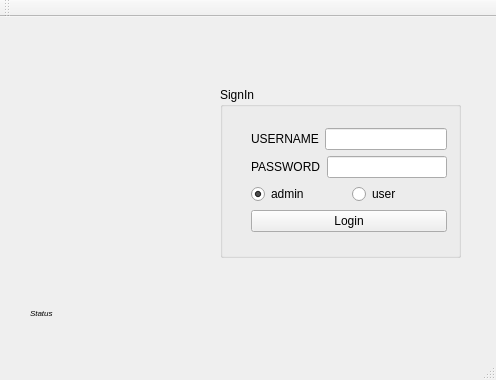
<?xml version="1.0" encoding="UTF-8"?>
<ui version="4.0">
 <class>MainWindow</class>
 <widget class="QMainWindow" name="MainWindow">
  <property name="geometry">
   <rect>
    <x>0</x>
    <y>0</y>
    <width>496</width>
    <height>380</height>
   </rect>
  </property>
  <property name="windowTitle">
   <string>MainWindow</string>
  </property>
  <widget class="QWidget" name="centralWidget">
   <widget class="QGroupBox" name="groupBox">
    <property name="geometry">
     <rect>
      <x>220</x>
      <y>70</y>
      <width>241</width>
      <height>171</height>
     </rect>
    </property>
    <property name="title">
     <string>SignIn</string>
    </property>
    <widget class="QWidget" name="layoutWidget">
     <property name="geometry">
      <rect>
       <x>20</x>
       <y>30</y>
       <width>218</width>
       <height>128</height>
      </rect>
     </property>
     <layout class="QVBoxLayout" name="verticalLayout_3">
      <item>
       <layout class="QVBoxLayout" name="verticalLayout">
        <item>
         <layout class="QHBoxLayout" name="horizontalLayout">
          <item>
           <widget class="QLabel" name="label">
            <property name="text">
             <string>USERNAME</string>
            </property>
           </widget>
          </item>
          <item>
           <widget class="QLineEdit" name="lineEdit_username"/>
          </item>
         </layout>
        </item>
        <item>
         <layout class="QHBoxLayout" name="horizontalLayout_2">
          <item>
           <widget class="QLabel" name="label_2">
            <property name="text">
             <string>PASSWORD</string>
            </property>
           </widget>
          </item>
          <item>
           <widget class="QLineEdit" name="lineEdit_password">
            <property name="echoMode">
             <enum>QLineEdit::Password</enum>
            </property>
           </widget>
          </item>
         </layout>
        </item>
       </layout>
      </item>
      <item>
       <layout class="QVBoxLayout" name="verticalLayout_2">
        <item>
         <layout class="QHBoxLayout" name="horizontalLayout_3">
          <item>
           <widget class="QRadioButton" name="radioButton_admin">
            <property name="text">
             <string>admin</string>
            </property>
            <property name="checked">
             <bool>true</bool>
            </property>
           </widget>
          </item>
          <item>
           <widget class="QRadioButton" name="radioButton_user">
            <property name="text">
             <string>user</string>
            </property>
           </widget>
          </item>
         </layout>
        </item>
        <item>
         <widget class="QPushButton" name="login">
          <property name="text">
           <string>Login</string>
          </property>
         </widget>
        </item>
       </layout>
      </item>
     </layout>
    </widget>
   </widget>
   <widget class="QLabel" name="label_pic">
    <property name="geometry">
     <rect>
      <x>50</x>
      <y>70</y>
      <width>141</width>
      <height>171</height>
     </rect>
    </property>
    <property name="text">
     <string/>
    </property>
   </widget>
   <widget class="QLabel" name="status">
    <property name="geometry">
     <rect>
      <x>30</x>
      <y>286</y>
      <width>231</width>
      <height>20</height>
     </rect>
    </property>
    <property name="font">
     <font>
      <family>MS Sans Serif</family>
      <pointsize>6</pointsize>
      <italic>true</italic>
     </font>
    </property>
    <property name="text">
     <string>Status</string>
    </property>
   </widget>
  </widget>
  <widget class="QMenuBar" name="menuBar">
   <property name="geometry">
    <rect>
     <x>0</x>
     <y>0</y>
     <width>496</width>
     <height>22</height>
    </rect>
   </property>
  </widget>
  <widget class="QToolBar" name="mainToolBar">
   <attribute name="toolBarArea">
    <enum>TopToolBarArea</enum>
   </attribute>
   <attribute name="toolBarBreak">
    <bool>false</bool>
   </attribute>
  </widget>
  <widget class="QStatusBar" name="statusBar"/>
 </widget>
 <layoutdefault spacing="6" margin="11"/>
 <resources/>
 <connections/>
</ui>
